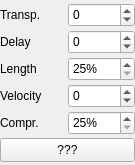
<ui version="4.0" >
 <class>MidiTrackInfoBase</class>
 <widget class="QWidget" name="MidiTrackInfoBase" >
  <property name="geometry" >
   <rect>
    <x>0</x>
    <y>0</y>
    <width>135</width>
    <height>165</height>
   </rect>
  </property>
  <property name="sizePolicy" >
   <sizepolicy vsizetype="Preferred" hsizetype="Expanding" >
    <horstretch>0</horstretch>
    <verstretch>0</verstretch>
   </sizepolicy>
  </property>
  <property name="windowTitle" >
   <string>Form</string>
  </property>
  <layout class="QGridLayout" >
   <property name="leftMargin" >
    <number>0</number>
   </property>
   <property name="topMargin" >
    <number>0</number>
   </property>
   <property name="rightMargin" >
    <number>0</number>
   </property>
   <property name="bottomMargin" >
    <number>0</number>
   </property>
   <property name="horizontalSpacing" >
    <number>0</number>
   </property>
   <property name="verticalSpacing" >
    <number>0</number>
   </property>
   <item row="0" column="0" >
    <widget class="QLabel" name="label" >
     <property name="sizePolicy" >
      <sizepolicy vsizetype="Fixed" hsizetype="Preferred" >
       <horstretch>0</horstretch>
       <verstretch>0</verstretch>
      </sizepolicy>
     </property>
     <property name="maximumSize" >
      <size>
       <width>16777215</width>
       <height>24</height>
      </size>
     </property>
     <property name="text" >
      <string>Transp.</string>
     </property>
    </widget>
   </item>
   <item row="0" column="1" >
    <widget class="QSpinBox" name="transposition" >
     <property name="sizePolicy" >
      <sizepolicy vsizetype="Fixed" hsizetype="Preferred" >
       <horstretch>0</horstretch>
       <verstretch>0</verstretch>
      </sizepolicy>
     </property>
     <property name="maximumSize" >
      <size>
       <width>16777215</width>
       <height>24</height>
      </size>
     </property>
     <property name="toolTip" >
      <string>Pitch Transpose</string>
     </property>
     <property name="minimum" >
      <number>-127</number>
     </property>
     <property name="maximum" >
      <number>127</number>
     </property>
    </widget>
   </item>
   <item row="1" column="0" >
    <widget class="QLabel" name="label_2" >
     <property name="sizePolicy" >
      <sizepolicy vsizetype="Fixed" hsizetype="Preferred" >
       <horstretch>0</horstretch>
       <verstretch>0</verstretch>
      </sizepolicy>
     </property>
     <property name="maximumSize" >
      <size>
       <width>16777215</width>
       <height>24</height>
      </size>
     </property>
     <property name="text" >
      <string>Delay</string>
     </property>
    </widget>
   </item>
   <item row="1" column="1" >
    <widget class="QSpinBox" name="delay" >
     <property name="sizePolicy" >
      <sizepolicy vsizetype="Fixed" hsizetype="Preferred" >
       <horstretch>0</horstretch>
       <verstretch>0</verstretch>
      </sizepolicy>
     </property>
     <property name="maximumSize" >
      <size>
       <width>16777215</width>
       <height>24</height>
      </size>
     </property>
     <property name="toolTip" >
      <string>Track Delay (ticks)</string>
     </property>
     <property name="minimum" >
      <number>-1000</number>
     </property>
     <property name="maximum" >
      <number>1000</number>
     </property>
    </widget>
   </item>
   <item row="2" column="0" >
    <widget class="QLabel" name="label_3" >
     <property name="sizePolicy" >
      <sizepolicy vsizetype="Fixed" hsizetype="Preferred" >
       <horstretch>0</horstretch>
       <verstretch>0</verstretch>
      </sizepolicy>
     </property>
     <property name="maximumSize" >
      <size>
       <width>16777215</width>
       <height>24</height>
      </size>
     </property>
     <property name="text" >
      <string>Length</string>
     </property>
    </widget>
   </item>
   <item row="2" column="1" >
    <widget class="QSpinBox" name="length" >
     <property name="sizePolicy" >
      <sizepolicy vsizetype="Fixed" hsizetype="Preferred" >
       <horstretch>0</horstretch>
       <verstretch>0</verstretch>
      </sizepolicy>
     </property>
     <property name="maximumSize" >
      <size>
       <width>16777215</width>
       <height>24</height>
      </size>
     </property>
     <property name="toolTip" >
      <string>Modify Note Length</string>
     </property>
     <property name="suffix" >
      <string>%</string>
     </property>
     <property name="minimum" >
      <number>25</number>
     </property>
     <property name="maximum" >
      <number>200</number>
     </property>
    </widget>
   </item>
   <item row="3" column="0" >
    <widget class="QLabel" name="label_4" >
     <property name="sizePolicy" >
      <sizepolicy vsizetype="Fixed" hsizetype="Preferred" >
       <horstretch>0</horstretch>
       <verstretch>0</verstretch>
      </sizepolicy>
     </property>
     <property name="maximumSize" >
      <size>
       <width>16777215</width>
       <height>24</height>
      </size>
     </property>
     <property name="text" >
      <string>Velocity</string>
     </property>
    </widget>
   </item>
   <item row="3" column="1" >
    <widget class="QSpinBox" name="velocity" >
     <property name="sizePolicy" >
      <sizepolicy vsizetype="Fixed" hsizetype="Preferred" >
       <horstretch>0</horstretch>
       <verstretch>0</verstretch>
      </sizepolicy>
     </property>
     <property name="maximumSize" >
      <size>
       <width>16777215</width>
       <height>24</height>
      </size>
     </property>
     <property name="toolTip" >
      <string>Modify Note Velocity</string>
     </property>
     <property name="minimum" >
      <number>-127</number>
     </property>
     <property name="maximum" >
      <number>127</number>
     </property>
    </widget>
   </item>
   <item row="4" column="0" >
    <widget class="QLabel" name="label_5" >
     <property name="sizePolicy" >
      <sizepolicy vsizetype="Fixed" hsizetype="Preferred" >
       <horstretch>0</horstretch>
       <verstretch>0</verstretch>
      </sizepolicy>
     </property>
     <property name="maximumSize" >
      <size>
       <width>16777215</width>
       <height>24</height>
      </size>
     </property>
     <property name="text" >
      <string>Compr.</string>
     </property>
    </widget>
   </item>
   <item row="4" column="1" >
    <widget class="QSpinBox" name="compression" >
     <property name="sizePolicy" >
      <sizepolicy vsizetype="Fixed" hsizetype="Preferred" >
       <horstretch>0</horstretch>
       <verstretch>0</verstretch>
      </sizepolicy>
     </property>
     <property name="maximumSize" >
      <size>
       <width>16777215</width>
       <height>24</height>
      </size>
     </property>
     <property name="toolTip" >
      <string>Compress Note Velocity</string>
     </property>
     <property name="suffix" >
      <string>%</string>
     </property>
     <property name="minimum" >
      <number>25</number>
     </property>
     <property name="maximum" >
      <number>200</number>
     </property>
    </widget>
   </item>
   <item row="5" column="0" colspan="2" >
    <widget class="QPushButton" name="patch" >
     <property name="sizePolicy" >
      <sizepolicy vsizetype="Fixed" hsizetype="Expanding" >
       <horstretch>0</horstretch>
       <verstretch>0</verstretch>
      </sizepolicy>
     </property>
     <property name="maximumSize" >
      <size>
       <width>16777215</width>
       <height>24</height>
      </size>
     </property>
     <property name="toolTip" >
      <string>Instrument Patch</string>
     </property>
     <property name="text" >
      <string>???</string>
     </property>
    </widget>
   </item>
  </layout>
 </widget>
 <resources/>
 <connections/>
</ui>
